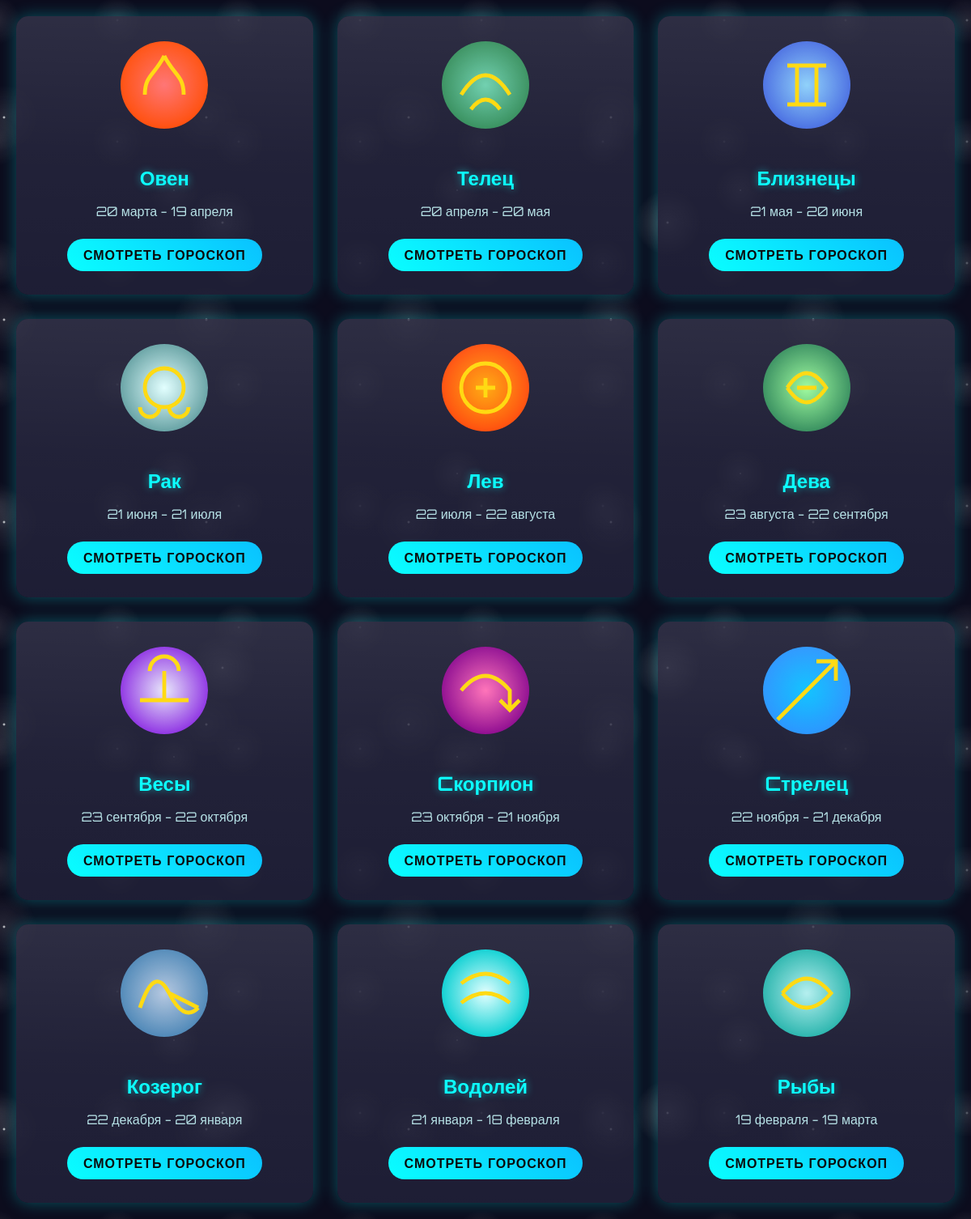
The page / on the database its author committed.
### zodiac_app/models.py (models this page shows, shortened)
class ZodiacSign(models.Model):
    zodiac_ru = models.CharField(max_length=50, unique=True)
    zodiac_en = models.CharField(max_length=50, unique=True)
    start_day = models.CharField(max_length=20, unique=True)
    end_day = models.CharField(max_length=50, unique=True)
    svg = models.TextField(max_length=50, unique=True)

### zodiac_app/views.py (the view)
# urls.py: path('', views.index, name='home'),
async def index(request):
    main_data = await get_all_zodiac_signs()
    return render(request, 'index.html', {'main_data': main_data})

### zodiac_app/views.py (called while the page is built)
@sync_to_async
def get_all_zodiac_signs():
    return list(ZodiacSign.objects.all())

### zodiac_app/templates/index.html (shortened to what this page needs)
{% load static %}
<html>
<head>
    <link type="text/css" href="{% static 'style/main.css' %}" rel="stylesheet"/>
</head>
<body>
<div class="horoscope-grid">
    {% for info in main_data %}
    <div class="horoscope-card">
        {{ info.svg|safe }}
        <h2>{{ info.zodiac_ru|title }}</h2>
        <p>{{ info.start_day }} - {{ info.end_day }}</p>
        <a href="/{{ info.zodiac_en }}" class="btn">Смотреть гороскоп</a>
    </div>
    {% endfor %}
</div>
</body>
</html>

### zodiac_app/static/style/main.css (style rules this page uses)
body { font-family: 'Orbitron', sans-serif; background-color: #0c0c1d; margin: 0; padding: 20px; color: #fff; background-image: radial-gradient(white, rgba(255, 255, 255, .2) 2px, transparent 40px), radial-gradient(white, rgba(255, 255, 255, .15) 1px, transparent 30px), radial-gradient(white, rgba(255, 255, 255, .1) 2px, transparent 40px), radial-gradient(rgba(255, 255, 255, .4), rgba(255, 255, 255, .1) 2px, transparent 30px); background-size: 550px 550px, 350px 350px, 250px 250px, 150px 150px; background-position: 0 0, 40px 60px, 130px 270px, 70px 100px; animation: backgroundScroll 60s linear infinite; }
.horoscope-grid { display: grid; grid-template-columns: repeat(auto-fit, minmax(280px, 1fr)); gap: 30px; max-width: 1400px; margin: 0 auto; }
.horoscope-card { background: rgba(25, 25, 50, 0.8); border-radius: 15px; box-shadow: 0 0 20px rgba(0, 255, 255, 0.3); padding: 25px; text-align: center; transition: all 0.3s ease; position: relative; overflow: hidden; }
.horoscope-card::before { content: ''; position: absolute; top: -50%; left: -50%; width: 200%; height: 200%; background: linear-gradient( to bottom right, rgba(255, 255, 255, 0.2), rgba(255, 255, 255, 0.05), rgba(255, 255, 255, 0) ); transform: rotate(45deg); pointer-events: none; }
.horoscope-icon { width: 120px; height: 120px; margin-bottom: 20px; }
h2 { color: #00ffff; margin-bottom: 10px; font-size: 24px; text-shadow: 0 0 10px rgba(0, 255, 255, 0.5); }
p { color: #b3e0e5; margin-bottom: 20px; font-size: 16px; }
.btn { background: linear-gradient(45deg, #00ffff, #00bfff); border: none; color: #000; padding: 10px 20px; text-align: center; text-decoration: none; display: inline-block; font-size: 16px; margin: 4px 2px; cursor: pointer; border-radius: 25px; transition: all 0.3s; text-transform: uppercase; font-weight: bold; letter-spacing: 1px; }

### rows shown on the page
ZodiacSign: zodiac_ru "Овен", start_day "20 марта", end_day "19 апреля"
ZodiacSign: zodiac_ru "Телец", start_day "20 апреля", end_day "20 мая"
ZodiacSign: zodiac_ru "Близнецы", start_day "21 мая", end_day "20 июня"
ZodiacSign: zodiac_ru "Рак", start_day "21 июня", end_day "21 июля"
ZodiacSign: zodiac_ru "Лев", start_day "22 июля", end_day "22 августа"
ZodiacSign: zodiac_ru "Дева", start_day "23 августа", end_day "22 сентября"
ZodiacSign: zodiac_ru "Весы", start_day "23 сентября", end_day "22 октября"
ZodiacSign: zodiac_ru "Cкорпион", start_day "23 октября", end_day "21 ноября"
ZodiacSign: zodiac_ru "Cтрелец", start_day "22 ноября", end_day "21 декабря"
ZodiacSign: zodiac_ru "Козерог", start_day "22 декабря", end_day "20 января"
ZodiacSign: zodiac_ru "Водолей", start_day "21 января", end_day "18 февраля"
ZodiacSign: zodiac_ru "Рыбы", start_day "19 февраля", end_day "19 марта"
